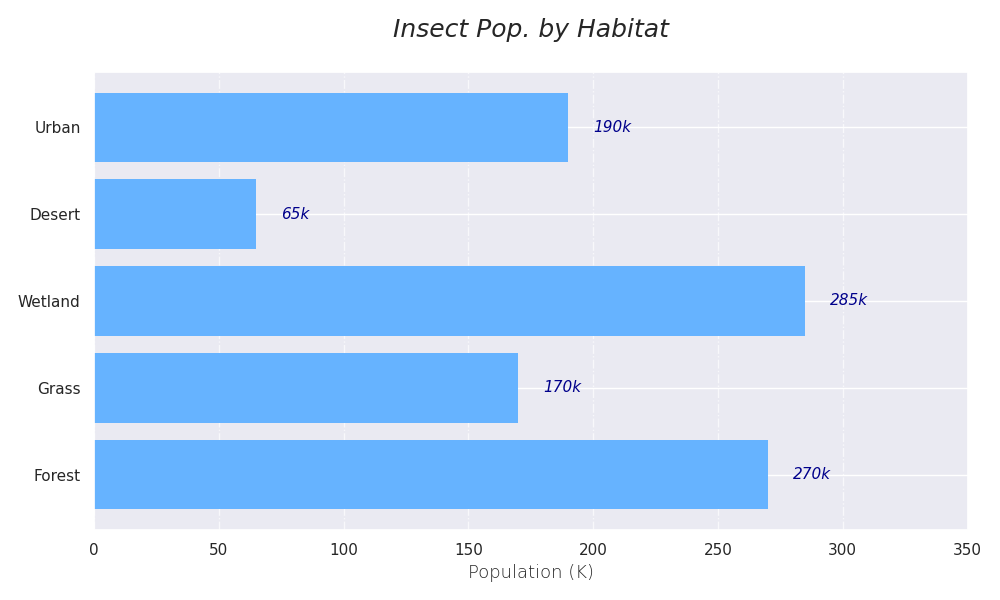

This chart was generated by the following Python code:
import matplotlib.pyplot as plt
import numpy as np

habitats = ['Forest', 'Grass', 'Wetland', 'Desert', 'Urban']
population_data = np.array([
    [150, 50, 40, 10, 20],
    [70, 60, 25, 5, 10],
    [90, 70, 80, 15, 30],
    [15, 7, 3, 35, 5],
    [50, 30, 60, 30, 20]
])

total_populations = np.sum(population_data, axis=1)

fig, ax = plt.subplots(figsize=(10, 6))

bars = ax.barh(habitats, total_populations, color='#66b3ff', edgecolor='none')

for bar in bars:
    ax.text(bar.get_width() + 10, bar.get_y() + bar.get_height()/2,
            f'{int(bar.get_width())}k', va='center', fontsize=11, fontstyle='italic', color='darkblue')

ax.set_xlabel("Population (K)", fontsize=13, fontweight='light')
ax.xaxis.grid(True, linestyle='-.', alpha=0.7)
ax.set_xlim(0, 350)

ax.set_title("Insect Pop. by Habitat", fontsize=18, fontweight='light', style='italic', pad=25)

plt.tight_layout()
plt.show()
